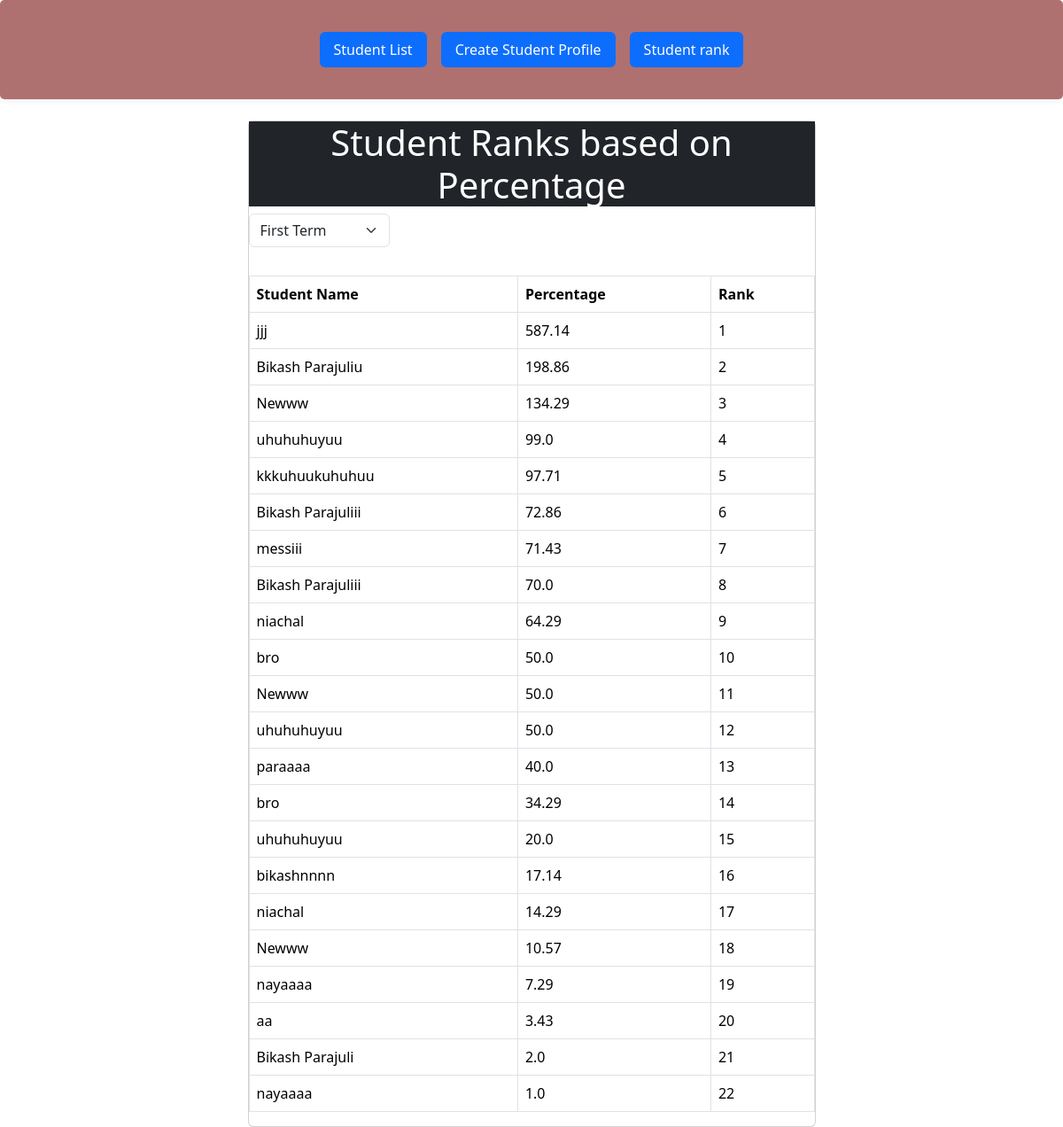
/student_rank/, run on an earlier commit of the app's database.
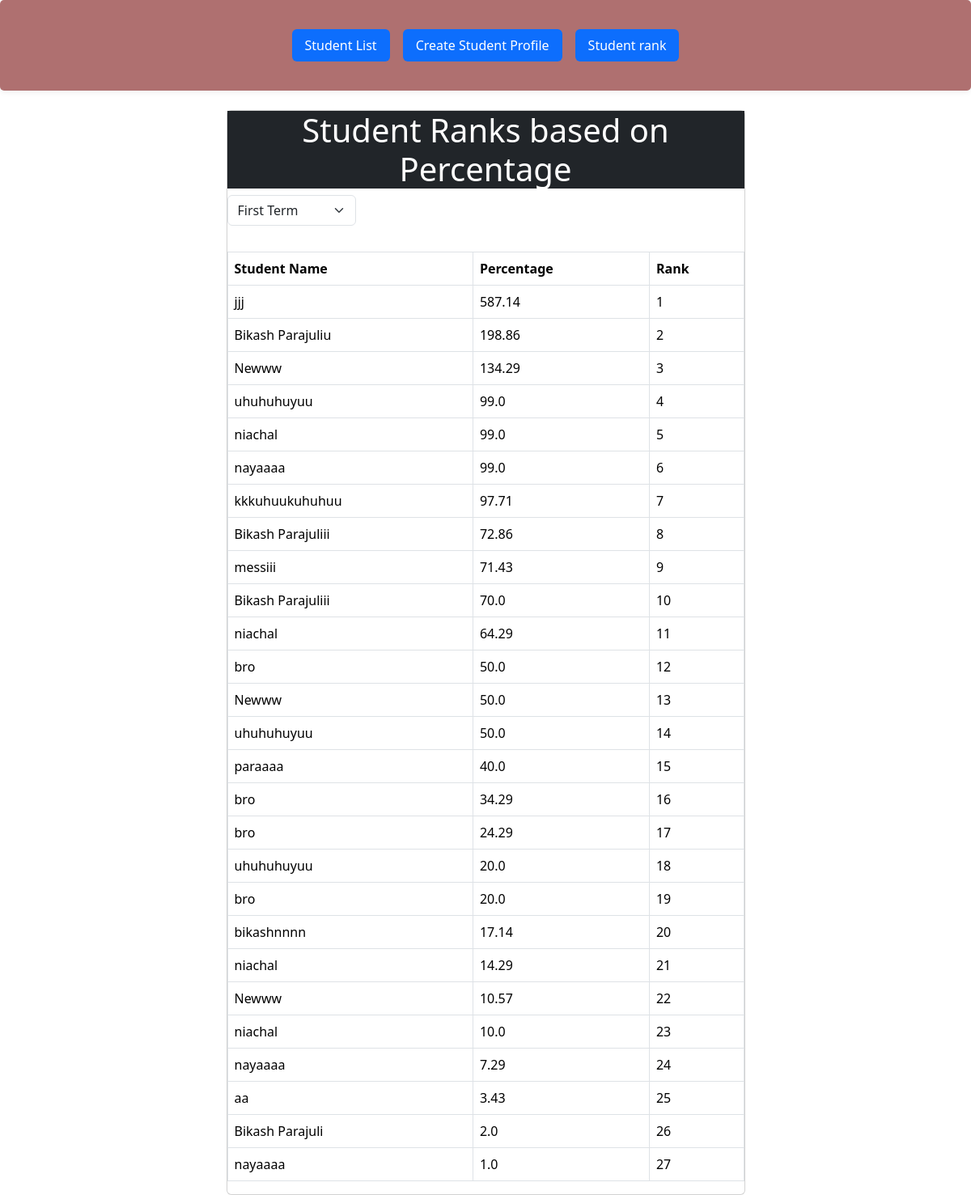
And on a later commit of the database.
### grading_tool/models.py (models this page shows, shortened)
class Marks(models.Model):
    TERM_CHOICES = (
        ("First Term", "first_term"), ("Second Term", "second_term"), ("Final Term", "final_term")
    )
    marks_english = models.IntegerField(validators=[MaxValueValidator(100)])
    marks_nepali = models.IntegerField(validators=[MaxValueValidator(100)])
    marks_science = models.IntegerField(validators=[MaxValueValidator(100)])
    marks_math = models.IntegerField(validators=[MaxValueValidator(100)])
    marks_social = models.IntegerField(validators=[MaxValueValidator(100)])
    marks_eph = models.IntegerField(validators=[MaxValueValidator(100)])
    marks_occupation = models.IntegerField(validators=[MaxValueValidator(100)])
    marks_economics = models.IntegerField(validators=[MaxValueValidator(100)])
    students = models.ForeignKey(Student_profile, on_delete=models.CASCADE, blank=True, null=True)
    term = models.CharField(max_length=250, choices=TERM_CHOICES, default="first term")
    def Calculate_percentage(self):
        Total_marks = self.marks_english + self.marks_nepali + self.marks_science + self.marks_math + self.marks_social + self.marks_eph + self.marks_occupation
        Total_sub = 7
        maximum_marks_per_subject = 100
        total_maximum_marks = maximum_marks_per_subject * Total_sub
        percentage = (Total_marks / total_maximum_marks) * 100
        return round(percentage, 2)

class Student_profile(models.Model):
    student_name = models.CharField(max_length=100)
    student_age = models.IntegerField()
    student_rollno = models.IntegerField()
    student_address = models.CharField(max_length=250)
    student_contact = models.IntegerField()
    student_email = models.CharField(blank=True, null=True, max_length=250)
    student_standard = models.IntegerField()
    student_photo = models.ImageField(upload_to='student_photos/', null=True, blank=True)

### grading_tool/views.py (the view)
# urls.py: path('student_rank/', StudentRankListView.as_view(), name='student_rank'),
class StudentRankListView(ListView):
    model = Marks
    template_name = 'student_rank.html'  # Update with your actual template name
    context_object_name = 'object_list'
    def get_queryset(self):
        term = self.request.GET.get('term')
        if term:
            queryset = Marks.objects.filter(term=term).annotate(
                percentage=ExpressionWrapper(
                    (
                        F('marks_english') + F('marks_nepali') + F('marks_science') +
                        F('marks_math') + F('marks_social') + F('marks_eph') + F('marks_occupation')
                    ) * 100 / (7 * 100),
                    output_field=FloatField()
                 )
            ).order_by('-percentage')
        else:
            queryset = Marks.objects.annotate(
                percentage=ExpressionWrapper(
                    (
                        F('marks_english') + F('marks_nepali') + F('marks_science') +
                        F('marks_math') + F('marks_social') + F('marks_eph') + F('marks_occupation')
                    ) * 100 / (7 * 100),
                    output_field=FloatField()
                 )
            ).order_by('-percentage')
        return queryset

### grading_tool/templates/student_rank.html (shortened to what this page needs)
{% extends 'base.html' %}
{% block content %}
<section>
  <div class="container h-100">
    <div class="row d-flex justify-content-center align-items-center h-100">
      <div class="col-12 col-md-9 col-lg-7 col-xl-7">
        <div class="card mt-4">
          <div class="row">
            <div class="col-sm-12">
              <div class="heading text-center bg-dark text-white">
                <h1>Student Ranks based on Percentage</h1>
              </div>
              <div class="col-sm-3 mb-3">
                <select name="term" class="form-select" id="id_term_select">
                  <option value="First Term" selected>First Term</option>
                </select>
              </div>
            </div>
          </div>
          <table class="table table-bordered mt-3" id="student-rank-table">
            <thead>
              <tr>
                <th>Student Name</th>
                <th>Percentage</th>
                <th>Rank</th>
              </tr>
            </thead>
            <tbody id="student-rank-body">
              {% for mark in object_list %}
              <tr>
                <td>{{ mark.students.student_name }}</td>
                <td>{{ mark.Calculate_percentage }}</td>
                <td>{{ forloop.counter }}</td>
              </tr>
              {% endfor %}
            </tbody>
          </table>
        </div>
      </div>
    </div>
  </div>
</section>
{% endblock %}

What changed in the data, as far as the page shows it:
added Marks: students.student_name "niachal", Calculate_percentage "99.0"
added Marks: students.student_name "nayaaaa", Calculate_percentage "99.0"
added Marks: students.student_name "bro", Calculate_percentage "24.29"
added Marks: students.student_name "bro", Calculate_percentage "20.0"
added Marks: students.student_name "niachal", Calculate_percentage "10.0"
